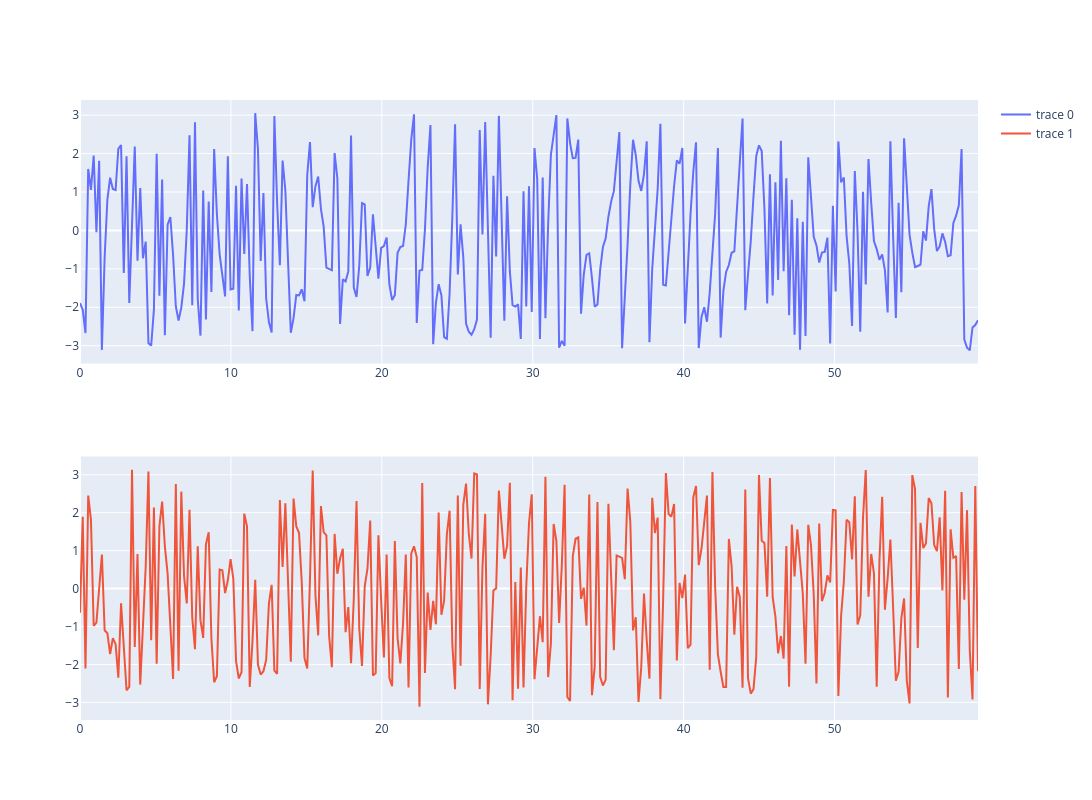

Notebook code for this chart:
### Code cell
f1 = 639
fix = np.where(F >= f1)[0][0]
phase1 = phasogram[fix, :]

f2 = 1100
fix = np.where(F >= f2)[0][0]
phase2 = phasogram[fix, :]

fig = make_subplots(rows=2, cols=1)
fig.add_trace(go.Scatter(x=T, y=phase1, mode='lines'), row=1, col=1)
fig.add_trace(go.Scatter(x=T, y=phase2, mode='lines'), row=2, col=1)
fig.update_layout(width=1200, height=800)
fig.show()

### Figure 1 — Plotly figure (JSON) as saved in the notebook; plotly's stock layout.template omitted (floating-point values rounded to 4 significant figures; data arrays with more than 128 entries replaced by an {"elided": "..."} marker saying what was removed)
{"data": [{"mode": "lines", "type": "scatter", "x": {"elided": "329 float values"}, "xaxis": "x", "y": {"elided": "329 float values"}, "yaxis": "y"}, {"mode": "lines", "type": "scatter", "x": {"elided": "329 float values"}, "xaxis": "x2", "y": {"elided": "329 float values"}, "yaxis": "y2"}], "layout": {"height": 800, "width": 1200, "xaxis": {"anchor": "y", "domain": [0, 1]}, "xaxis2": {"anchor": "y2", "domain": [0, 1]}, "yaxis": {"anchor": "x", "domain": [0.575, 1]}, "yaxis2": {"anchor": "x2", "domain": [0, 0.425]}}}
